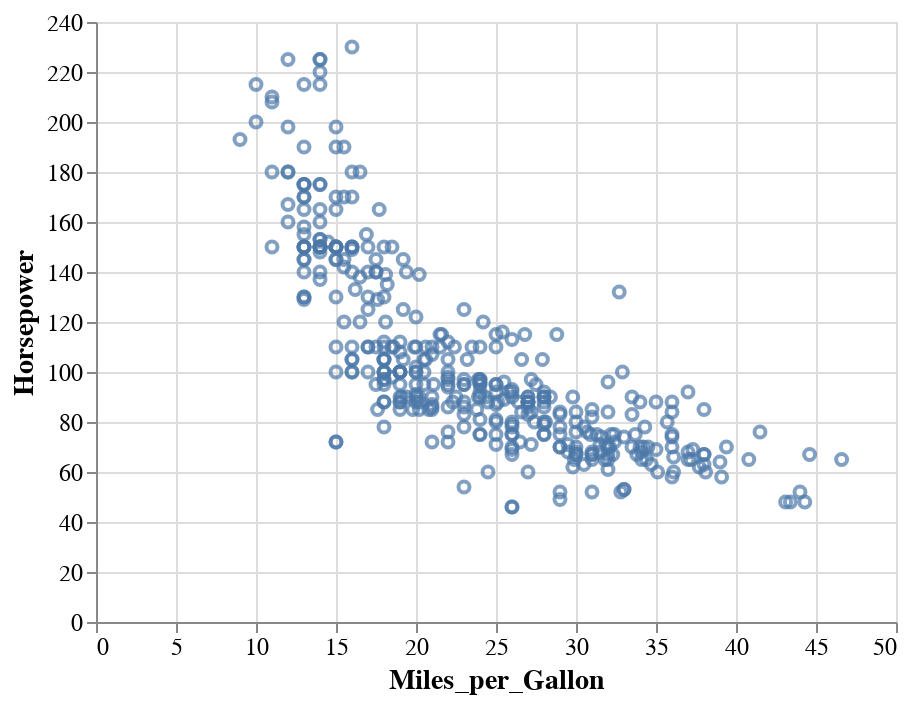

Notebook code for this chart:
### Markdown cell above
The `encode()` method builds a key-value mapping between encoding channels (such as `x`, `y`, `color`, `shape`, `size`, *etc.*) to fields in the dataset, accessed by field name. For Pandas data frames, Altair automatically determines an appropriate data type for the mapped column, which in this case is the *nominal* type, indicating unordered, categorical values.

You can also see that there is a button with three dots
to the top right.
If you click this you will have options to save the chart
and to open the underlying Vega-Lite code.

Though we've now separated the data by one attribute, we still have multiple points overlapping within each category. Let's further separate these by adding a `y` encoding channel;
for example lets say we wanted to answer the question:
"How is a cars fuel efficiency related to its horsepower?"

### Code cell
alt.Chart(cars).mark_point().encode(
    x='Miles_per_Gallon',
    y='Horsepower'
)

### Figure 1 — Vega-Lite specification as saved in the notebook (floating-point values rounded to 4 significant figures; data arrays with more than 128 entries replaced by an {"elided": "..."} marker saying what was removed)
{"config": {"view": {"continuousWidth": 400, "continuousHeight": 300}, "legend": {"symbolSize": 14, "titleFontSize": 14, "labelFontSize": 14}, "axis": {"titleFontSize": 14, "labelFontSize": 12}, "header": {"titleFontSize": 16, "labelFontSize": 14}, "encoding": {"x": {"scale": {"zero": false}}}}, "data": {"name": "data-a55d0794197abab0d2e91349d6406868"}, "mark": {"type": "point"}, "encoding": {"x": {"field": "Miles_per_Gallon", "type": "quantitative"}, "y": {"field": "Horsepower", "type": "quantitative"}}, "$schema": "https://vega.github.io/schema/vega-lite/v5.20.1.json", "datasets": {"data-a55d0794197abab0d2e91349d6406868": {"elided": "399 records"}}}
